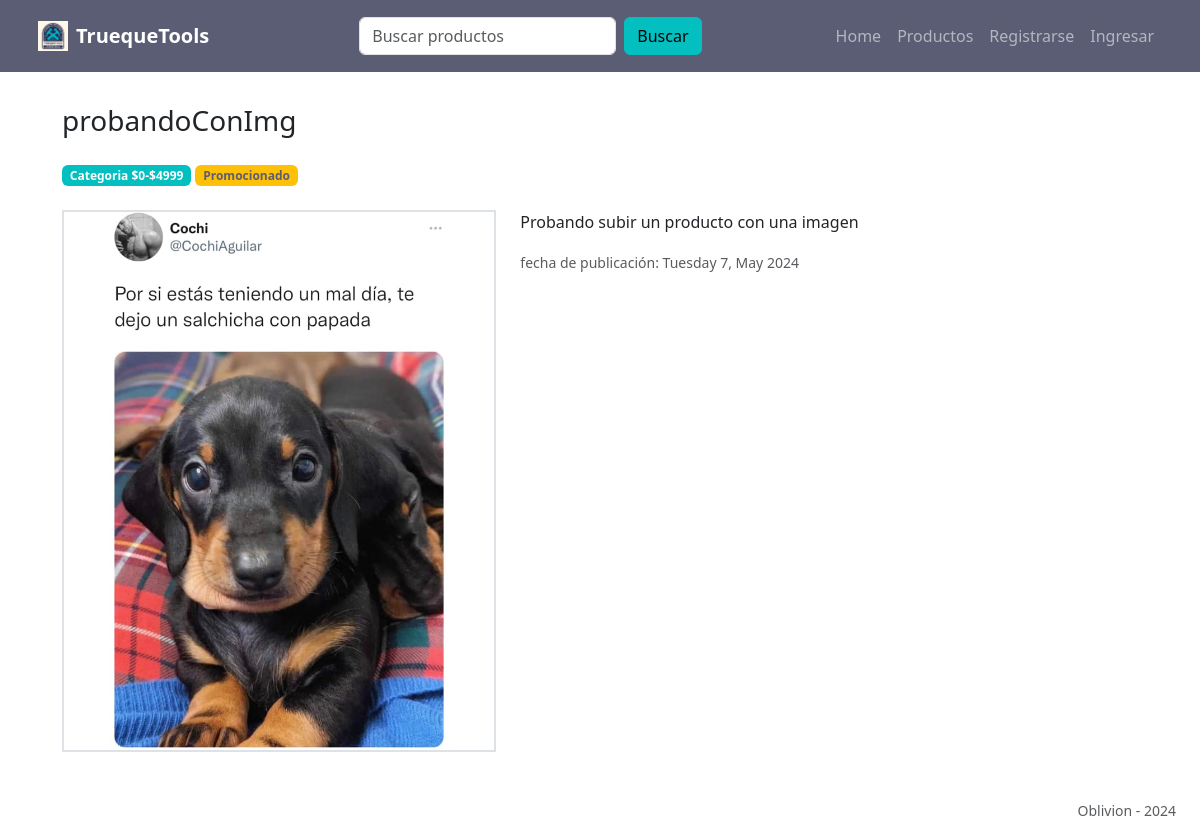
Before: /productos/id/3 with the older database file.
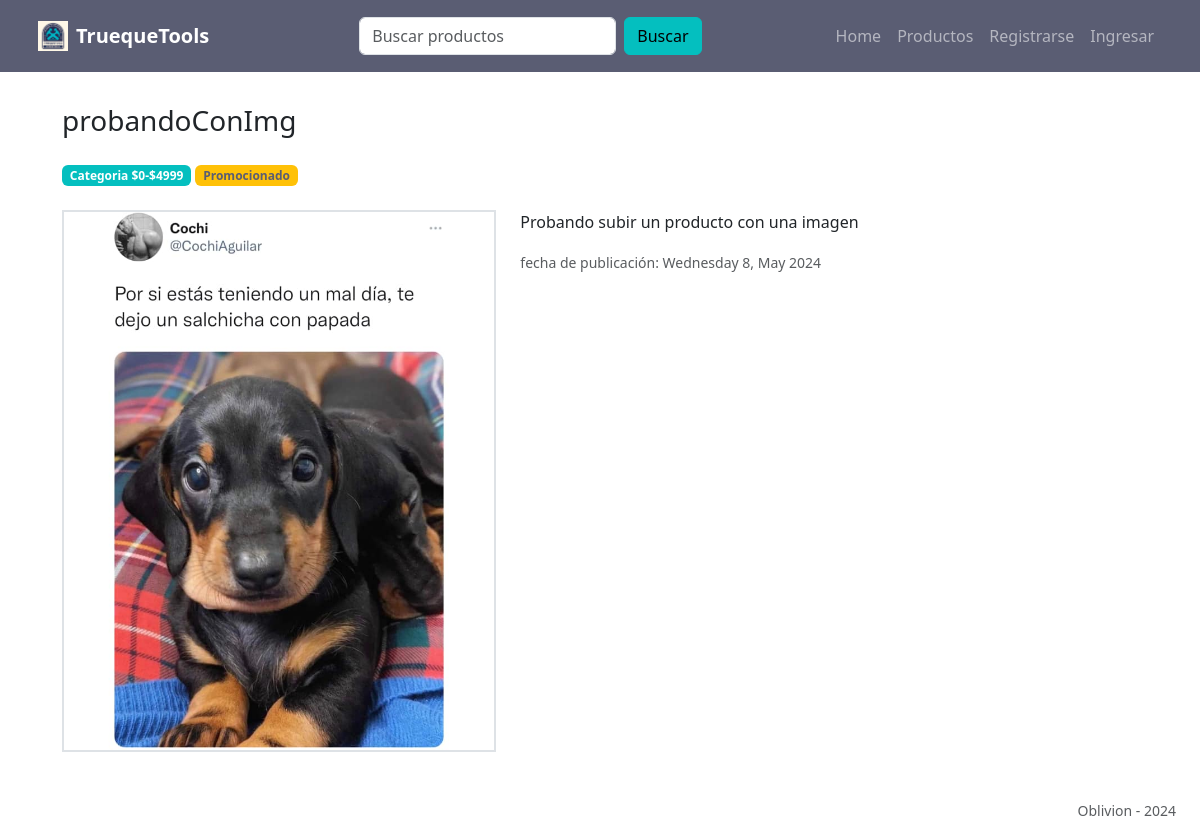
After: the same page with the newer database file.
### tl_app/models/productoModel.py (models this page shows, shortened)
class Producto(models.Model):
    nombre = models.CharField(max_length=50)
    descripcion = models.TextField(
        validators=[ MinLengthValidator(10, "Este campo debe contener al menos 10 caracteres") ],
        max_length=550
    )
    class Categoria(models.IntegerChoices):
        categoria_1 = 1, _("$0-$4999")
        categoria_2 = 2, _("$5000-$9999")
        categoria_3 = 3, _("$10000+")
    categoria = models.IntegerField(choices=Categoria.choices)
    fecha_de_publicacion = models.DateTimeField(auto_now=True)
    imagen = ImageField(blank=True, upload_to="media/")
    promocionado = models.BooleanField(default=False)
    activo = models.BooleanField(default=True)
    usuario = models.ForeignKey(
        usuarioModel.Usuario, on_delete=models.CASCADE, related_name="productos"
    )

### tl_app/views/productoView.py (the view)
# urls.py: path("productos/id/<int:id>", productoView.detalle_producto, name="detalle_producto"),
def detalle_producto(request,id):
    producto = get_object_or_404(productoModel.Producto, id=id)
    return render(request,"products/detalle.html",{
        "producto": producto
    })

### tl_app/templates/products/detalle.html (shortened to what this page needs)
{% extends 'base.html' %}
{% block content %}
{% load static %}
<div class="container p-4 mb-3">
{% if producto.activo %}
<div class="row">
    <div class="col-md-12">
        <div class="row">
            <div class="col-md-12">
                <h3 class=" mb-6">
                    {{producto.nombre}}
                </h3>
                <div class=" my-4">
                <span class="badge badge-primary bg-primary">
                    <a href="#" class="text-decoration-none text-white">Categoria {{producto.get_categoria_display}}</a>
                </span>
                {% if producto.promocionado %}
                <span class="badge badge-primary bg-warning">
                    <a href="#" class="text-decoration-none text-dark">Promocionado</a>
                </span>
                {% else %}
                <span class="badge badge-secondary bg-secondary">
                    <a href="#" class="text-decoration-none text-white">No promocionado</a>
                </span>
                {% endif %}
                </div>
            </div>
        </div>
        <div class="row">
            <div class="col-md-5">
                {% if producto.imagen %}
                <img src="{{producto.imagen.url}}" alt="Imagen del producto" class="img-fluid border border-2" />
                {% else %}
                <img src="{%static 'images/default-image-missing.png'%}" alt="El producto no tiene imagenes" class="img-thumbnail" />
                {% endif %}
            </div>
            <div class="col-md-7">
                <p>
                    {{producto.descripcion}}
                </p>
                <p>
                    <small class="text-muted fw-light">
                    fecha de publicación: {{producto.fecha_de_publicacion|date:'l j, F Y'}}
                </small>
                </p>
            </div>
        </div>
    </div>
</div>
{% endif %}
</div>
{% endblock %}

Changed rows visible on the page:
changed Producto "probandoConImg": fecha_de_publicacion "Tuesday 7, May 2024" → "Wednesday 8, May 2024"
